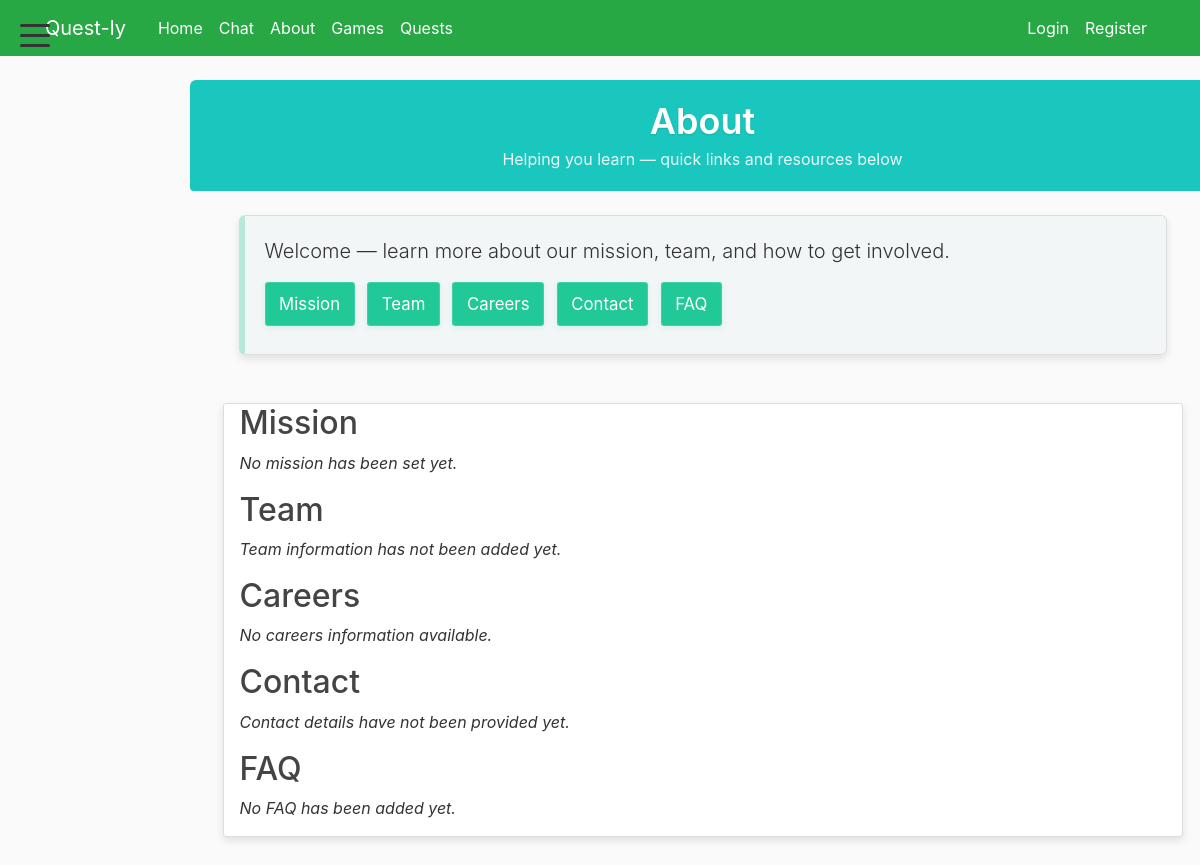
The page /blog/about/ on the database as committed earlier.
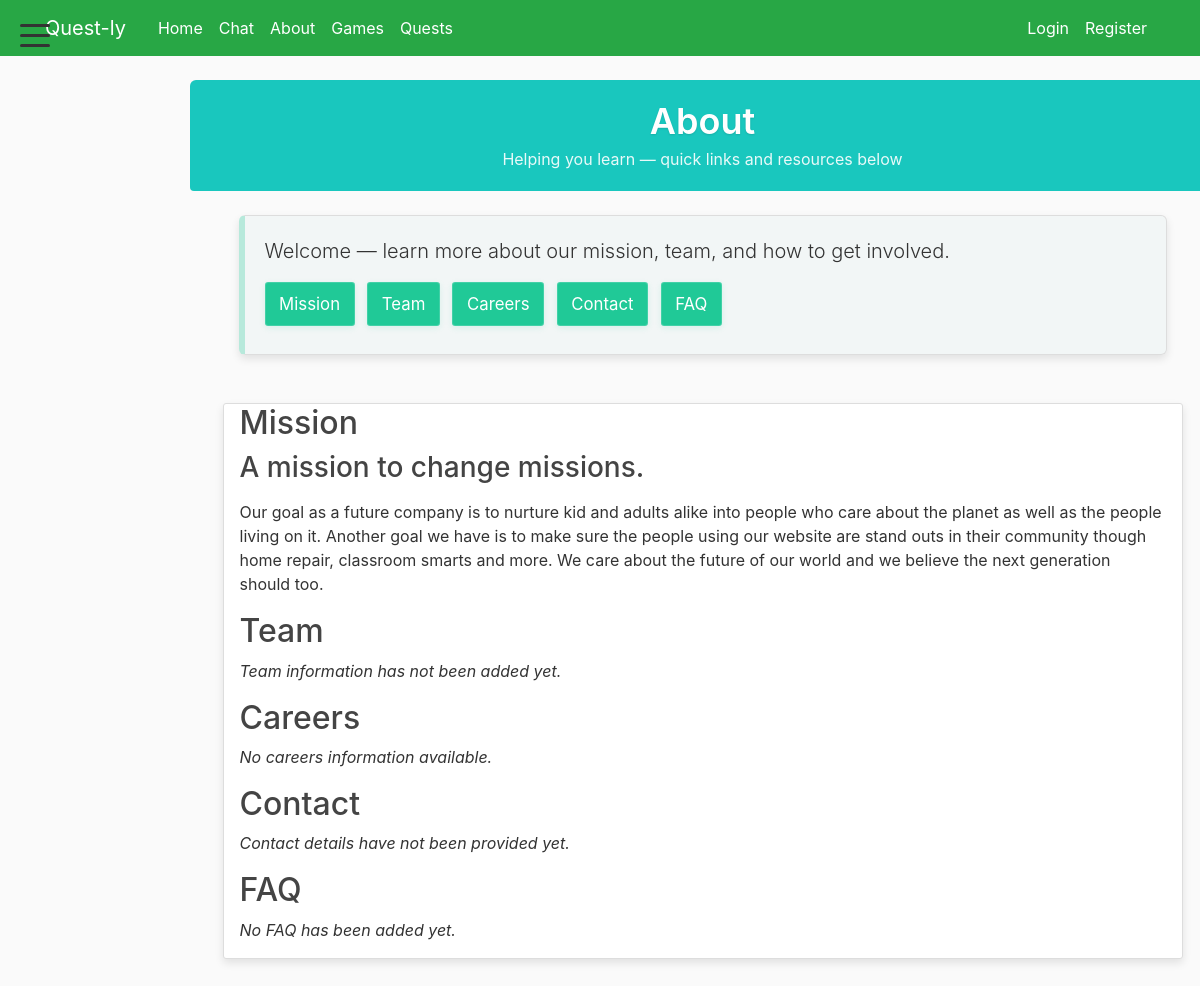
The same page on the database as committed later.
### blog/models.py (models this page shows, shortened)
class SiteSectionItem(models.Model):
    SECTION_MISSION = 'mission'
    SECTION_TEAM = 'team'
    SECTION_CAREER = 'career'
    SECTION_CONTACT = 'contact'
    SECTION_FAQ = 'faq'
    SECTION_CHOICES = [
        (SECTION_MISSION, 'Mission'),
        (SECTION_TEAM, 'Team'),
        (SECTION_CAREER, 'Career'),
        (SECTION_CONTACT, 'Contact'),
        (SECTION_FAQ, 'FAQ'),
    ]
    section = models.CharField(max_length=32, choices=SECTION_CHOICES)
    title = models.CharField(max_length=200)
    description = models.TextField(blank=True, default='')
    is_current = models.BooleanField(default=False, help_text='Mark this item as the current/active one for this section')
    created_at = models.DateTimeField(auto_now_add=True)
    class Meta:
        ordering = ['-created_at']

### blog/views.py (the view)
# urls.py: path('about/', views.about, name='blog-about'),
def about(request):
    current_mission = SiteSectionItem.objects.filter(section=SiteSectionItem.SECTION_MISSION, is_current=True).first()
    current_team = SiteSectionItem.objects.filter(section=SiteSectionItem.SECTION_TEAM, is_current=True).first()
    current_career = SiteSectionItem.objects.filter(section=SiteSectionItem.SECTION_CAREER, is_current=True).first()
    current_contact = SiteSectionItem.objects.filter(section=SiteSectionItem.SECTION_CONTACT, is_current=True).first()
    current_faq = SiteSectionItem.objects.filter(section=SiteSectionItem.SECTION_FAQ, is_current=True).first()
    return render(request, 'blog/about.html', {
        'title': 'About',
        'current_mission': current_mission,
        'current_team': current_team,
        'current_career': current_career,
        'current_contact': current_contact,
        'current_faq': current_faq,
    })

### blog/context_processors.py (called while the page is built)
def all_courses(request):
    try:
        courses = Course.objects.all()
    except Exception:
        courses = []
    return {'all_courses': courses}

### blog/models.py (called while the page is built)
    def get_absolute_url(self):
        return reverse('task-detail', kwargs={'task_id': self.pk})

### blog/templatetags/custom_filters.py (called while the page is built)
@register.filter(name='is_not_student')
def is_not_student(user):
    try:
        if not getattr(user, 'is_authenticated', False):
            return True
        if user.groups.filter(name='Student').exists():
            return False
        if hasattr(user, 'profile') and getattr(user.profile, 'user_type', None) == 'student':
            return False
        return True
    except Exception:
        return True

### blog/templates/blog/about.html (shortened to what this page needs)
{% extends "blog/base.html" %}
{% block content %}
    <section class="about-hero" aria-label="About hero">
        <div class="hero-inner">
            <h1>About</h1>
            <p class="hero-sub">Helping you learn — quick links and resources below</p>
        </div>
    </section>
    <div class="about-container">
        <section class="about-intro content-section">
            <p class="lead">Welcome — learn more about our mission, team, and how to get involved.</p>
            <nav class="about-links">
                <a href="#mission" class="btn btn-outline-light btn-sm">Mission</a>
                <a href="#team" class="btn btn-outline-light btn-sm">Team</a>
                <a href="#careers" class="btn btn-outline-light btn-sm">Careers</a>
                <a href="#contact" class="btn btn-outline-light btn-sm">Contact</a>
                <a href="#faq" class="btn btn-outline-light btn-sm">FAQ</a>
            </nav>
        </section>
    </div>
    <div class="about-container content-section">
        <section id="mission">
            <h2>Mission</h2>
            {% if current_mission %}
                <h3>{{ current_mission.title }}</h3>
                <p>{{ current_mission.description|linebreaks }}</p>
            {% else %}
                <p><em>No mission has been set yet.</em></p>
            {% endif %}
        </section>
        <section id="team">
            <h2>Team</h2>
            {% if current_team %}
                <h3>{{ current_team.title }}</h3>
                <p>{{ current_team.description|linebreaks }}</p>
            {% else %}
                <p><em>Team information has not been added yet.</em></p>
            {% endif %}
        </section>
        <section id="careers">
            <h2>Careers</h2>
            {% if current_career %}
                <h3>{{ current_career.title }}</h3>
                <p>{{ current_career.description|linebreaks }}</p>
            {% else %}
                <p><em>No careers information available.</em></p>
            {% endif %}
        </section>
        <section id="contact">
            <h2>Contact</h2>
            {% if current_contact %}
                <h3>{{ current_contact.title }}</h3>
                <p>{{ current_contact.description|linebreaks }}</p>
            {% else %}
                <p><em>Contact details have not been provided yet.</em></p>
            {% endif %}
        </section>
        <section id="faq">
            <h2>FAQ</h2>
            {% if current_faq %}
                <h3>{{ current_faq.title }}</h3>
                <p>{{ current_faq.description|linebreaks }}</p>
            {% else %}
                <p><em>No FAQ has been added yet.</em></p>
            {% endif %}
        </section>
    </div>
{% endblock content %}

Rows that differ between the two databases and show on the page:
added SiteSectionItem: title "A mission to change missions.", description "Our goal as a future company is to nurture kid and adults alike into people who care about the planet as well as the people living on it. Another goal we have is to make sure the people using our website are stand outs in their community though home repair, classroom smarts and more. We care about the future of our world and we believe the next generation should too."
Other text that changed with them:
text no longer shown: "No mission has been set yet."
